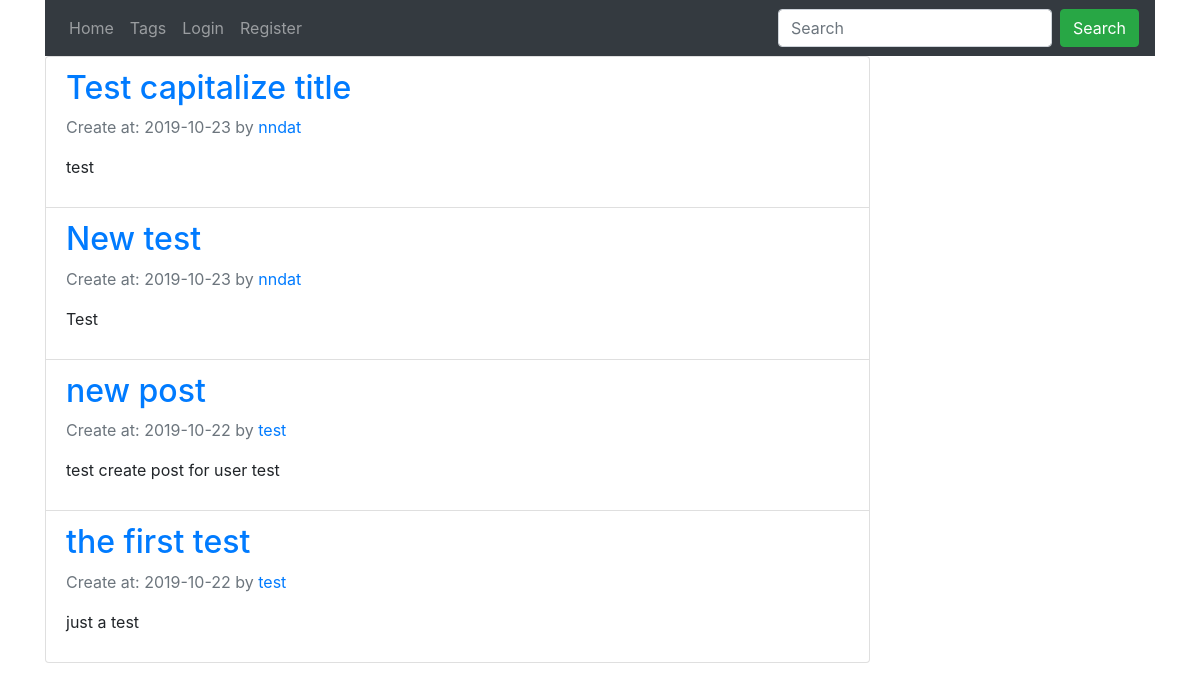
Before: / with the older database file.
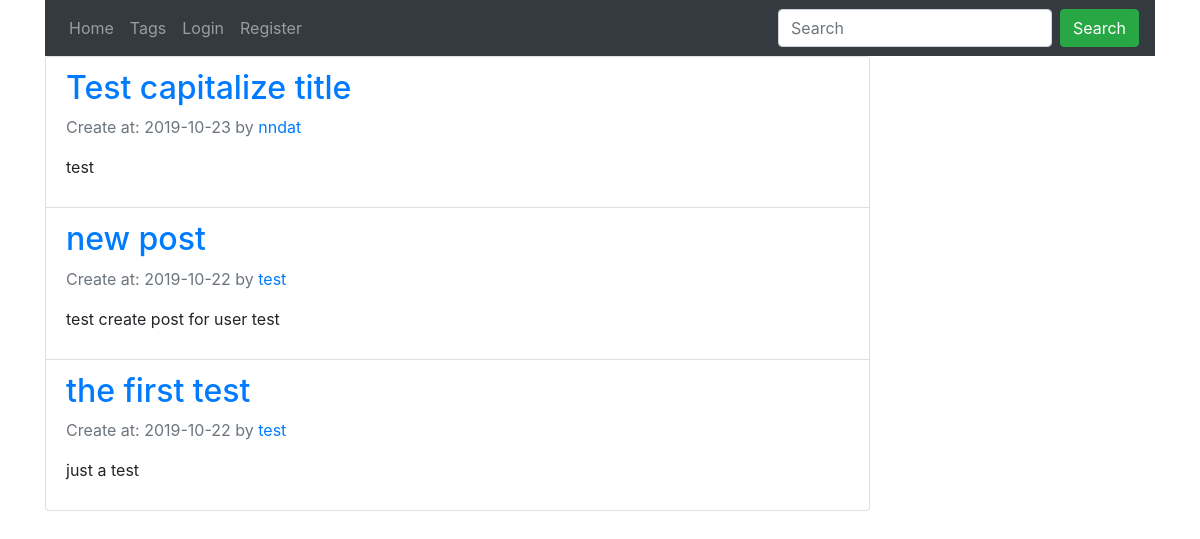
After: the same page with the newer database file.
### myblog/models.py (models this page shows, shortened)
class Post(db.Model):
    id = db.Column(db.Integer, primary_key=True)
    title = db.Column(db.String(255), nullable=False)
    body = db.Column(db.Text, nullable=False)
    slug = db.Column(db.String(255), nullable=False)
    user_id = db.Column(db.Integer, db.ForeignKey('user.id'), nullable=False)
    created_at = db.Column(db.DateTime, default=datetime.now)
    last_modified = db.Column(db.DateTime, default=datetime.now,
                              onupdate=datetime.now)
    tags = db.relationship(
        "Tag",
        secondary=posts_tags,
        backref="posts",
        lazy="dynamic"
    )
    comments = db.relationship('Comment', backref="post", lazy=True)

class User(db.Model, UserMixin):
    id = db.Column(db.Integer, primary_key=True)
    username = db.Column(db.String(20), unique=True, nullable=False)
    password = db.Column(db.String(64), nullable=False)
    posts = db.relationship('Post', backref='author', lazy=True)
    comments = db.relationship('Comment', backref='author', lazy='dynamic')

### myblog/post/post.py (the view)
@posts.route('/')
def index():
    posts = Post.query.order_by(Post.last_modified.desc()).all()
    return render_template('post/index.html', posts=posts)

### myblog/templates/post/index.html (shortened to what this page needs)
{% extends 'base.html' %}
{% block content %}
  <ul class="list-group">
    {% for post in posts %}
      <li class="list-group-item">
        <h2><a href="{{ url_for('posts.detail', post_id=post.id) }}">{{ post.title }}</a></h2>
        <p class="text-muted">
          Create at: {{ post.last_modified.strftime('%Y-%m-%d') }} by
          <a href="#">{{ post.author.username }}</a>
        </p>
        <p>
          {{ post.body }}
        </p>
      </li>
    {% endfor %}
  </ul>
{% endblock %}

### myblog/templates/base.html (shortened to what this page needs)
<!doctype html>
<html lang="vi">
  <head>
    <link rel="stylesheet" href="https://maxcdn.bootstrapcdn.com/bootstrap/4.3.1/css/bootstrap.min.css">
    <link rel="stylesheet" href="https://use.fontawesome.com/releases/v5.6.3/css/all.css">
  </head>
  <body>
    <div class="container">
      <nav class="navbar navbar-expand-md bg-dark navbar-dark">
        <ul class="navbar-nav">
          <li class="nav-item">
            <a class="nav-link" href="{{ url_for('posts.index') }}">Home</a>
          </li>
          <li class="nav-item">
            <a class="nav-link" href="{{ url_for('posts.tags') }}">Tags</a>
          </li>
          {% if current_user.is_authenticated %}
          <li class="nav-item">
            <a class="nav-link" href="{{ url_for('posts.create_post') }}">New Post</a>
          </li>
          <li class="nav-item">
            <a class="nav-link" href="{{ url_for('auth.logout') }}">Logout</a>
          </li>
          {% else %}
          <li class="nav-item">
            <a class="nav-link" href="{{ url_for('auth.login') }}">Login</a>
          </li>
          <li class="nav-item">
            <a class="nav-link" href="{{ url_for('auth.register') }}">Register</a>
          </li>
          {% endif %}
        </ul>
        <form class="form-inline ml-auto" action="{{ url_for('posts.search') }}", method="post">
          <input type="text" class="form-control mr-sm-2" placeholder="Search" name="search" required>
          <button type="submit" class="btn btn-success">Search</button>
        </form>
      </nav>
      <div class="row">
        <div class="col-md-9">
        {% block content %}
        {% endblock %}
        </div>
        <div class="col-md-3">
        </div>
      </div>
    </div>
  </body>
</html>

Changed rows visible on the page:
removed Post: title "New test", last_modified "2019-10-23", author.username "nndat", body "Test"
